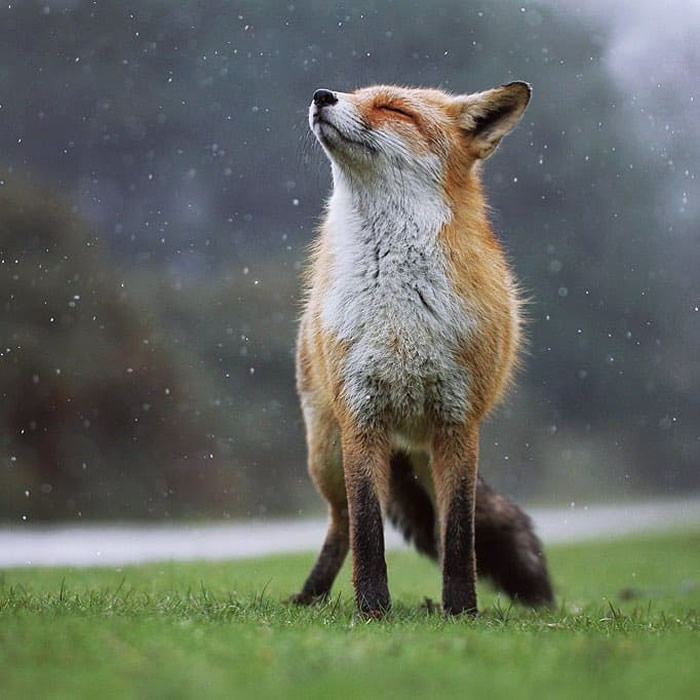
#> input picture image.jpeg, 700 x 700 px, found by its file name
$ python light-gradient.py   (older library calls are emulated)
#> lines starting #> are read from the running program, lines starting #| are printed output that depends on the picture
import cv2
import numpy as np
import matplotlib.pyplot as plt

img = cv2.imread("image.jpeg", 0)
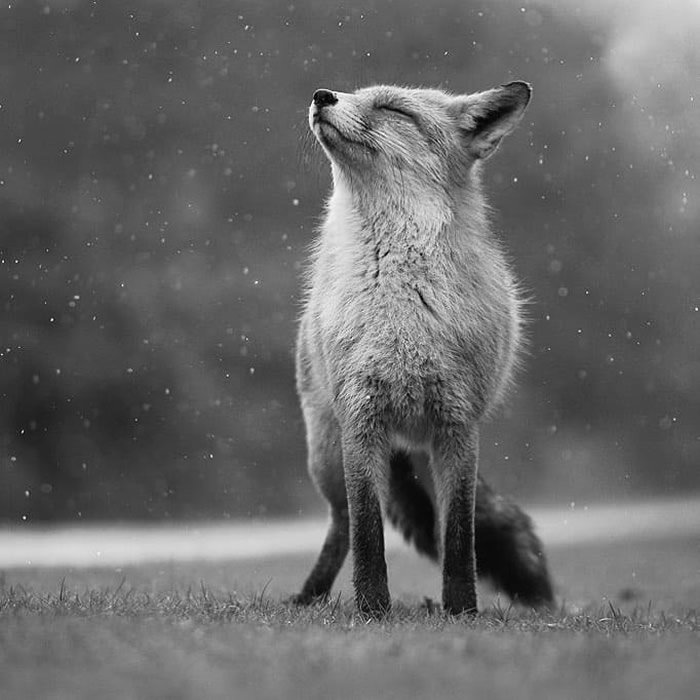
#> img: shape (700, 700); min 0, max 255, mean 104.4

grad_x = cv2.Sobel(img, cv2.CV_64F, 1, 0, ksize=3)
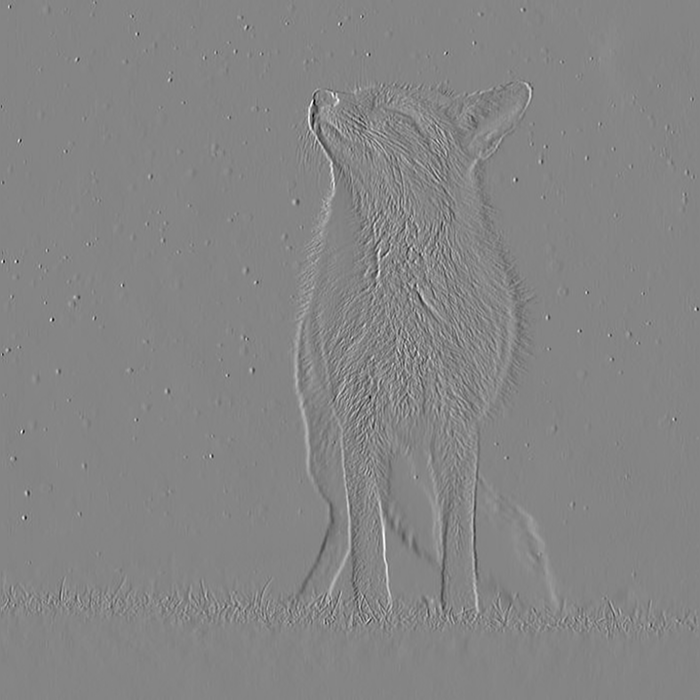
#> grad_x: shape (700, 700) float64; min -818, max 749, mean 0.4; drawn with min black and max white
grad_y = cv2.Sobel(img, cv2.CV_64F, 0, 1, ksize=3)
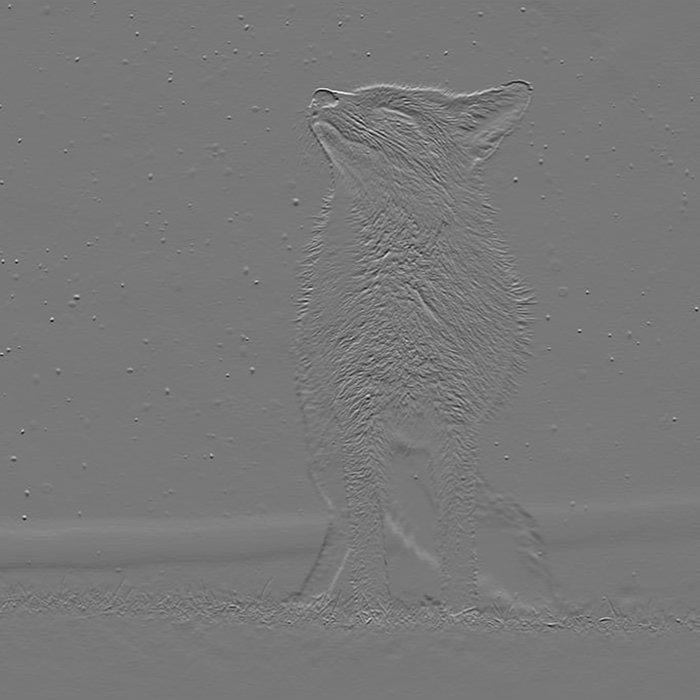
#> grad_y: shape (700, 700) float64; min -698, max 780, mean 0; drawn with min black and max white

magnitude = np.sqrt(grad_x**2 + grad_y**2)
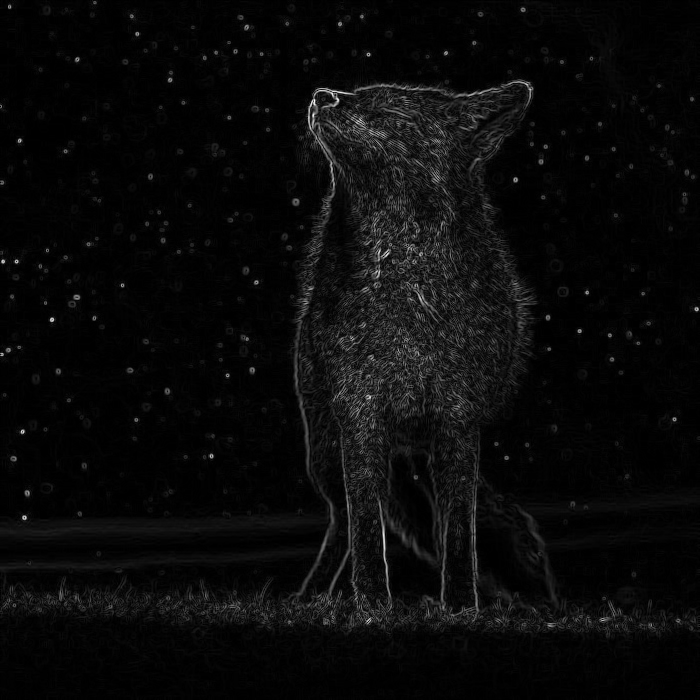
#> magnitude: shape (700, 700) float64; min 0, max 839.6, mean 34.1; drawn with min black and max white

plt.imshow(magnitude, cmap='gray')
plt.title("Mapa de Gradientes")
plt.axis("off")
plt.show()

$ run again, with dft_real_img.png saved as image.jpeg
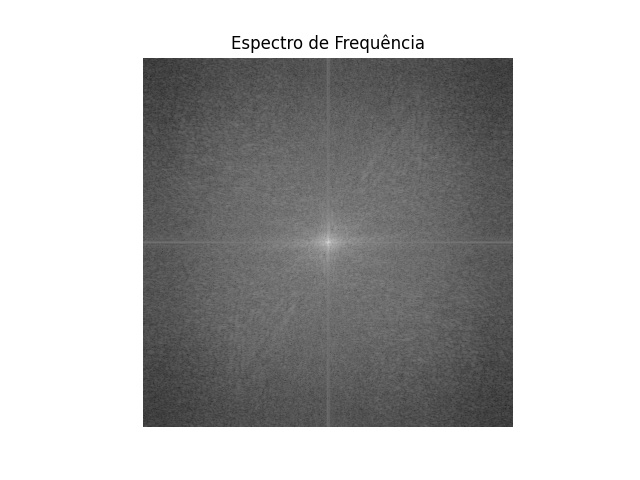
#> input picture dft_real_img.png, 640 x 480 px, found by its file name
#> img is the input picture: shape (480, 640); min 0, max 255, mean 182.7
#> `grad_y = cv2.Sobel(img, cv2.CV_64F, 0, 1, ksize=3)`:
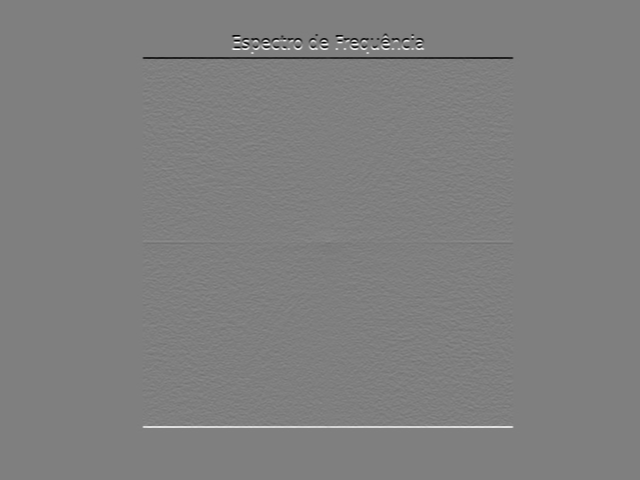
#> grad_y: shape (480, 640) float64; min -1019, max 1019, mean 0; drawn with min black and max white
#> `magnitude = np.sqrt(grad_x**2 + grad_y**2)`:
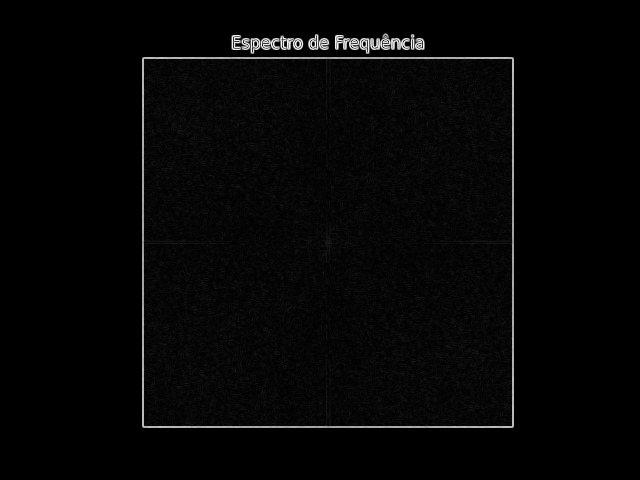
#> magnitude: shape (480, 640) float64; min 0, max 1057, mean 24.5; drawn with min black and max white
